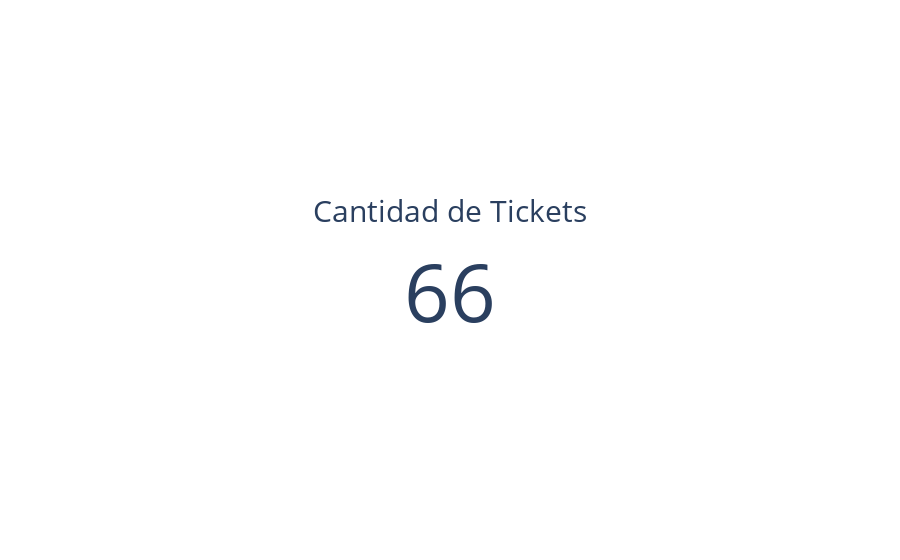

Here is the notebook cell this chart was saved with:
### Code cell
# Muestra la cantidad Total de Tickets Recibidos

fig = go.Figure()

fig.add_trace(go.Indicator(
    mode = "number",
    value = data_clean1.describe()['Duracion_Ticket_horas']['count'],
    title = {"text": "<span style='font-size:1.5em'>Cantidad de Tickets</span><br><span style='font-size:1.5em'></span><br>"},
    domain = {'x': [1, 1], 'y': [1, 1]}))

fig.show()

### Figure 1 — Plotly figure (JSON) as saved in the notebook; plotly's stock layout.template omitted (floating-point values rounded to 4 significant figures)
{"data": [{"domain": {"x": [1, 1], "y": [1, 1]}, "mode": "number", "title": {"text": "<span style='font-size:1.5em'>Cantidad de Tickets</span><br><span style='font-size:1.5em'></span><br>"}, "type": "indicator", "value": 66}], "layout": {}}
